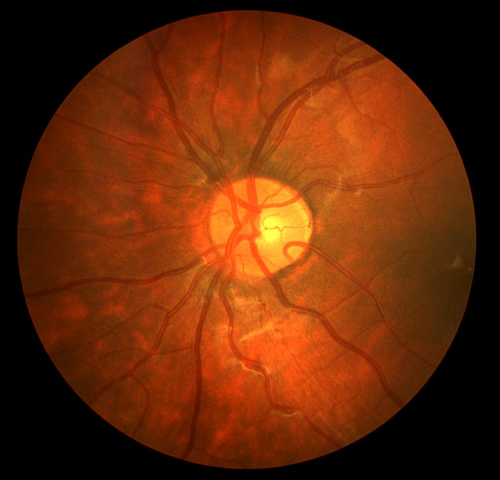
#> input picture data/Image_01L.jpg, 999 x 960 px (shown at 1/2 size); its folder holds only this picture in this run
$ jupyter execute --allow-errors eye.ipynb   (older library calls are emulated)
#> lines starting #> are read from the running program, lines starting #| are printed output that depends on the picture; after the words box and inside, x2 and y2 are one past the last pixel; in counts of white or black regions, pixels touching at a corner belong together
#> in classificator_vessel_detection, train_img is the input picture: shape (960, 999, 3); mean B, G, R 8.6, 41.1, 101.9
# Segmenting Retinal Blood Vessels

Tworzymy klasy pomocnicze:
- ProcessImage - statyczna klasa zajmująca się przetwarzaniem obrazu
- Classifier - klassa wykorzystująca  biblioteki do predykcji położenia naczyń na obrazie

[cell 1]
import math
import cv2
from sklearn.neighbors import KNeighborsClassifier
from processImage import ProcessImage
import numpy as np
from imblearn.under_sampling import RandomUnderSampler
from skimage import morphology
from IPython.display import display
from PIL import Image
from skimage.feature import local_binary_pattern
import mahotas
from skimage.filters import frangi

[cell 2]
class ProcessImage:

    # [23 lines left out: functions slice_img, get_hu, not called in this run]

    def extract_green(src_img):
        _, green_channel, _ = cv2.split(src_img)  # split img into 3 channels: blue, green, red
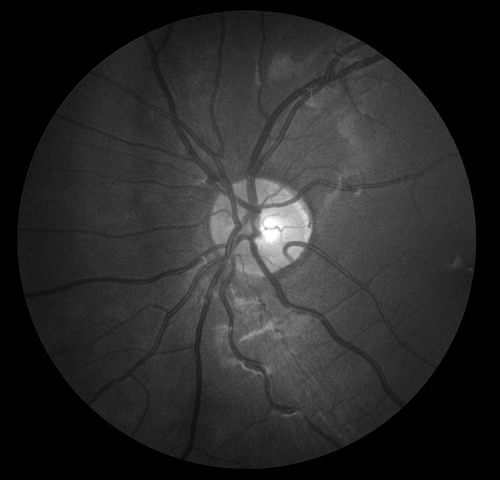
#> green_channel: shape (960, 999) (shown at 1/2 size); min 0, max 255, mean 41.1
        return green_channel

    def resize_img(src_img, scale=1.0):
        if scale != 1.0:
            h, w, _ = src_img.shape
            h = int(h * scale)
            w = int(w * scale)
            resized_img = cv2.resize(src_img, (w, h), interpolation=cv2.INTER_LINEAR)
            return resized_img
        else:
            return src_img

    def min_max_snap(src_img, limit=7.):
#> called with limit = 1
        w, h = src_img.shape
#> w = 960; h = 999
        new_img = np.zeros_like(src_img)
        for i in range(w):
            for j in range(h):
                # img[i][j] = int(img[i][j] * 255)
                new_img[i][j] = 255 if src_img[i][j] > limit else 0
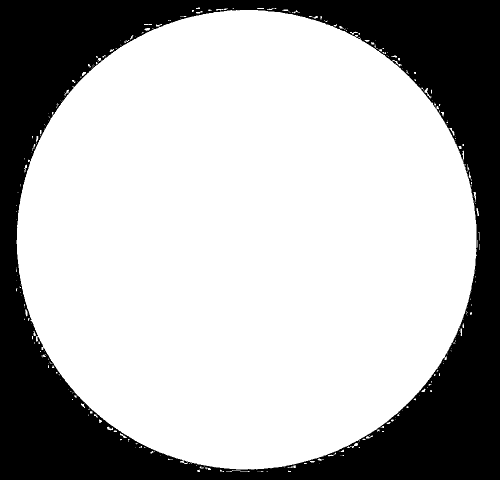
#> new_img: shape (960, 999) (shown at 1/2 size); 69.6% white; 2 black regions (1 under 20 px), largest, box (x1, y1, x2, y2) and area: (0, 0, 999, 960) 291688

        return new_img

    def prepare_mask(src_img, border_size=3):
        mask = ProcessImage.min_max_snap(src_img, limit=1)
        kernel = np.ones((border_size, border_size), np.uint8)
        mask = cv2.erode(mask, kernel, iterations=1)
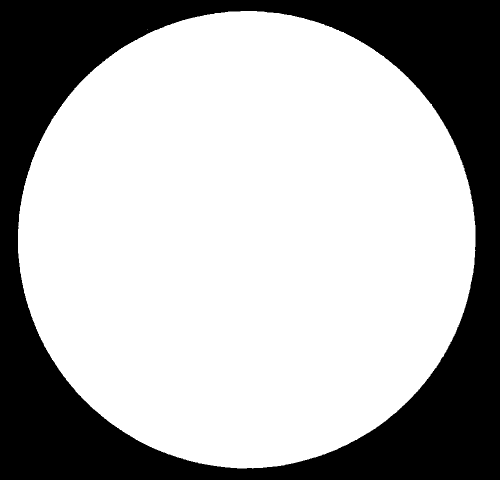
#> mask: shape (960, 999) (shown at 1/2 size); 68.4% white; 1 black region, box (x1, y1, x2, y2) and area: (0, 0, 999, 960) 302601
        return mask

    def preprocess(src_img):
        img = ProcessImage.resize_img(src_img.copy(), scale=1.0)
        img = ProcessImage.extract_green(img)

        mask = ProcessImage.prepare_mask(img, border_size=5)

        # blurowanie które pozostawia krawedzie ostre, przynajmniej w zalożeniach bo nie widzialem zmiany
        img = cv2.bilateralFilter(img, 9, 11, 11)

        # zwiększenie kontrastu
        clahe = cv2.createCLAHE(clipLimit=5.0, tileGridSize=(9, 9))
        img = clahe.apply(img)
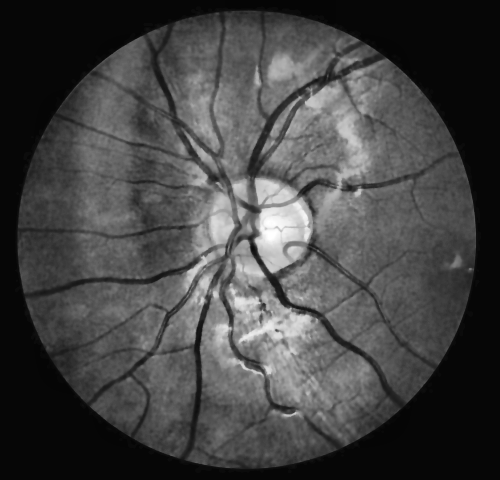
#> img: shape (960, 999) (shown at 1/2 size); min 5, max 255, mean 67.6

        return mask, img

[cell 3]
class Classifier:
    # [81 lines left out: functions __init__, predict, not called in this run]

Funkcja oceniająca jakość predykcji:

[cell 4]
# [46 lines left out: function evaluate, not called in this run]

Główne funkcje:
- classificator_vessel_detection - główna funkcjonalność

- naive_vessel_detection - aktualnie niewykorzystywana funkcja do generowania predykcji w sposób naiwny

- naive_process_image - funkcja pomocnicza do naive_vessel_detection

[cell 5]
# [58 lines left out: functions naive_process_image, naive_vessel_detection, not called in this run]


def classificator_vessel_detection(image_no=5, training_set=4, use_previous=False):
    training_set = range(1, training_set+1)

    train_imgs = []
    expert_imgs = []
    for training_no in training_set:
        train_img_path = 'data/Image_{:02d}L.jpg'.format(training_no)
        train_img = cv2.imread(train_img_path)
        _, train_img = ProcessImage.preprocess(train_img)
        train_imgs.append(train_img)

        expert_img_path = 'goal/Image_{:02d}L_1stHO.png'.format(training_no)
        expert_img = cv2.imread(expert_img_path, cv2.IMREAD_GRAYSCALE)

        expert_imgs.append(expert_img)

    predict_img_path = 'data/Image_{:02d}L.jpg'.format(image_no)
    predict_img = cv2.imread(predict_img_path)
    mask, predict_img = ProcessImage.preprocess(predict_img)
    cv2.imwrite('preprocessed.jpg', predict_img)

    expert_img_path = 'goal/Image_{:02d}L_1stHO.png'.format(image_no)
    expert_predict_img = cv2.imread(expert_img_path, cv2.IMREAD_GRAYSCALE)

    if use_previous:
        y_pred = cv2.imread('temp.jpg', cv2.IMREAD_GRAYSCALE)
        ret, y_pred = cv2.threshold(y_pred, 127, 255, cv2.THRESH_BINARY)
    else:
        classifier = Classifier(trainImages_x=train_imgs, trainImages_y=expert_imgs)
        y_pred = classifier.predict(predict_img)

    cv2.imwrite('processed.jpg', y_pred)

    y_pred = np.array(y_pred, bool)
    y_pred = morphology.remove_small_objects(y_pred, min_size=64)
    y_pred = y_pred * 255
    y_pred = y_pred.astype('uint8')
    kernel = np.ones((5, 5), np.uint8)
    y_pred = cv2.morphologyEx(y_pred, cv2.MORPH_CLOSE, kernel)

    # apply mask
    y_pred = cv2.bitwise_and(y_pred, y_pred, mask=mask)
    y_pred = y_pred.astype(np.uint8)
    cv2.imwrite('postprocessed.jpg', y_pred)

    confusion_img = evaluate(y_pred, expert_predict_img, imbalanced_data=True)
    model_img_rgb = cv2.cvtColor(expert_predict_img,
                                 cv2.COLOR_GRAY2BGR)  # while concatenating all arrays have to have same dimension
    cv2.imwrite('confusion_img.jpg', confusion_img)
    cv2.imwrite('expert_img.jpg', expert_predict_img)
    cv2.imwrite('prediction.jpg', y_pred)
    prediction_img_rgb = cv2.cvtColor(y_pred.astype(np.uint8), cv2.COLOR_GRAY2BGR)


    images = np.concatenate((prediction_img_rgb, model_img_rgb, confusion_img), axis=1)
    cv2.imwrite('final.jpg', images)
    images = np.concatenate((Image.open('preprocessed.jpg'), Image.open('processed.jpg'), Image.open('postprocessed.jpg')), axis=1)
    cv2.imwrite('processed.jpg', images)


# naive_vessel_detection(10)
#> (the rest of this cell did not finish here and is left out)
